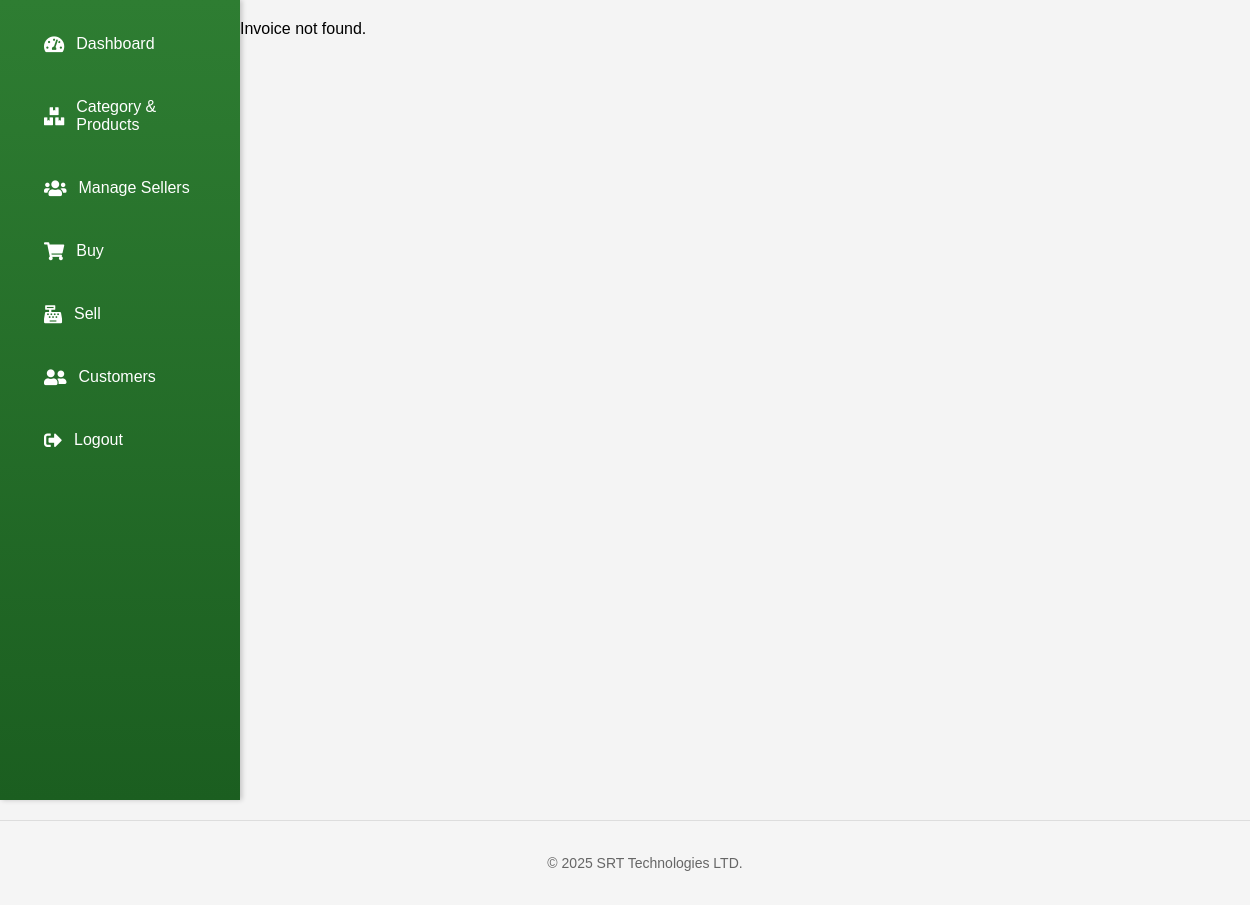
The page /pages/invoice.php?invoice_number=PUR-20250328002 (signed in) on the database as committed earlier.
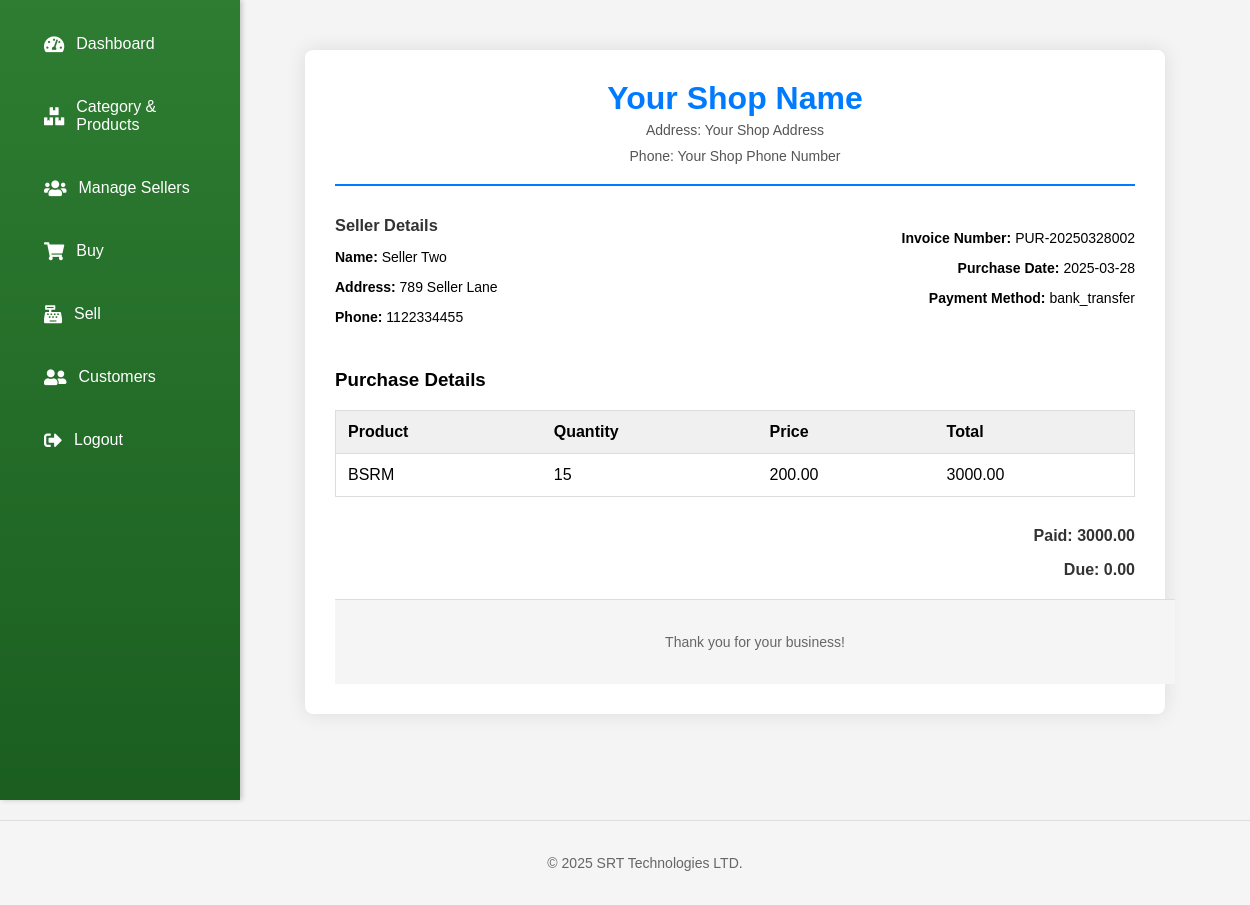
The same page on the database as committed later.
### tables this page shows
CREATE TABLE purchases (
    id INT AUTO_INCREMENT PRIMARY KEY,
    seller_id INT,
    product_id INT,
    quantity INT NOT NULL CHECK (quantity > 0),  
    price DECIMAL(10, 2) NOT NULL CHECK (price >= 0),
    total DECIMAL(10, 2) NOT NULL CHECK (total >= 0),
    paid DECIMAL(10, 2) NOT NULL CHECK (paid >= 0),
    due DECIMAL(10, 2) NOT NULL CHECK (due >= 0),
    purchase_date DATE NOT NULL,
    payment_method VARCHAR(50) NOT NULL,
    invoice_number VARCHAR(20) NOT NULL UNIQUE,
    created_at TIMESTAMP DEFAULT CURRENT_TIMESTAMP,
    FOREIGN KEY (seller_id) REFERENCES sellers(id) ON DELETE SET NULL,
    FOREIGN KEY (product_id) REFERENCES products(id) ON DELETE SET NULL,
    INDEX idx_invoice_number (invoice_number)  
);

CREATE TABLE sellers (
    id INT AUTO_INCREMENT PRIMARY KEY,
    name VARCHAR(255) NOT NULL,
    phone VARCHAR(20),
    address TEXT,
    created_at TIMESTAMP DEFAULT CURRENT_TIMESTAMP
);

CREATE TABLE products (
    id INT AUTO_INCREMENT PRIMARY KEY,
    category_id INT,
    name VARCHAR(255) NOT NULL,
    price DECIMAL(10, 2) NOT NULL,
    quantity INT NOT NULL CHECK (quantity >= 0),  
    unit VARCHAR(50),
    created_at TIMESTAMP DEFAULT CURRENT_TIMESTAMP,
    FOREIGN KEY (category_id) REFERENCES categories(id) ON DELETE SET NULL
);

### core/functions.php (called while the page is built, shortened)
<?php
function sanitizeInput($data) {
    global $conn;
    return mysqli_real_escape_string($conn, trim($data));
}
?>

### pages/invoice.php (the view, shortened to what this page needs)
<?php
include '../config/database.php';
include '../core/functions.php';
include '../includes/header.php';
include '../includes/sidebar.php';
if (isset($_GET['invoice_number'])) {
    $invoice_number = sanitizeInput($_GET['invoice_number']);
    $sql = "SELECT purchases.*,
                   sellers.name as seller_name,
                   sellers.address as seller_address,
                   sellers.phone as seller_phone,
                   products.name as product_name
            FROM purchases
            LEFT JOIN sellers ON purchases.seller_id = sellers.id
            LEFT JOIN products ON purchases.product_id = products.id
            WHERE purchases.invoice_number = '$invoice_number'";
    $result = $conn->query($sql);
    if ($result->num_rows > 0) {
        $purchase = $result->fetch_assoc();
        ?>
        <!DOCTYPE html>
        <html>
        <head>
        </head>
        <body>
            <div class="invoice-container">
                <div class="header">
                    <h1>Your Shop Name</h1>
                    <p>Address: Your Shop Address</p>
                    <p>Phone: Your Shop Phone Number</p>
                </div>
                <div class="details">
                    <div class="seller-info">
                        <h3>Seller Details</h3>
                        <p><strong>Name:</strong> <?php echo $purchase['seller_name']; ?></p>
                        <p><strong>Address:</strong> <?php echo $purchase['seller_address']; ?></p>
                        <p><strong>Phone:</strong> <?php echo $purchase['seller_phone']; ?></p>
                    </div>
                    <div class="purchase-info">
                        <p><strong>Invoice Number:</strong> <?php echo $purchase['invoice_number']; ?></p>
                        <p><strong>Purchase Date:</strong> <?php echo $purchase['purchase_date']; ?></p>
                        <p><strong>Payment Method:</strong> <?php echo $purchase['payment_method']; ?></p>
                    </div>
                </div>
                <h3>Purchase Details</h3>
                <table>
                    <thead>
                        <tr>
                            <th>Product</th>
                            <th>Quantity</th>
                            <th>Price</th>
                            <th>Total</th>
                        </tr>
                    </thead>
                    <tbody>
                        <tr>
                            <td><?php echo $purchase['product_name']; ?></td>
                            <td><?php echo $purchase['quantity']; ?></td>
                            <td><?php echo $purchase['price']; ?></td>
                            <td><?php echo $purchase['total']; ?></td>
                        </tr>
                    </tbody>
                </table>
                <div class="total">
                    <p><strong>Paid:</strong> <?php echo $purchase['paid']; ?></p>
                    <p><strong>Due:</strong> <?php echo $purchase['due']; ?></p>
                </div>
                 <div class="footer">
                    <p>Thank you for your business!</p>
                </div>
            </div>
        </body>
        </html>
        <?php
    } else {
        echo "Invoice not found.";
    }
} else {
    echo "Invoice number not provided.";
}
include '../includes/footer.php';
?>

Rows that differ between the two databases and show on the page:
added purchases: seller.name "Seller Two", seller.address "789 Seller Lane", seller.phone "1122334455", invoice_number "PUR-20250328002", purchase_date "2025-03-28", payment_method "bank_transfer", product.name "BSRM", quantity "15", price "200.00", total "3000.00", paid "3000.00", due "0.00"
Other text that changed with them:
text no longer shown: "Invoice not found."
text now shown: "Your Shop Name Address: Your Shop Address Phone: Your Shop Phone Number Seller Details Name: Address: Phone: Invoice Number: Purchase Date: Payment Method: Purchase Details Product Quantity Price Total Paid: Due: Thank you for your business!"
